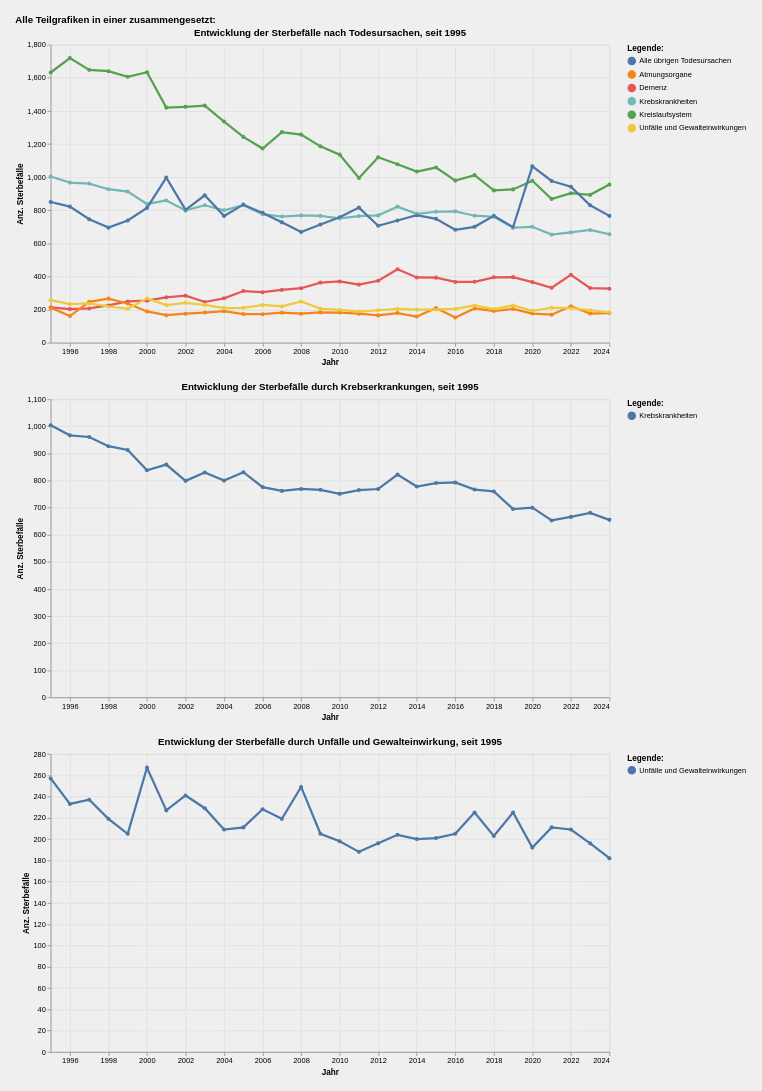

The notebook cell saved with this chart:
### Code cell
# Kombiniere die Grafiken horizontal
top_row = alt.hconcat(grafik1, grafik1)
#combined_chart = alt.vconcat(top_row,grafik3)
combined_chart = alt.vconcat(grafik1, grafik2, grafik3, spacing=20)


# Optional: Füge einen Titel für die gesamte Grafik hinzu
final_chart = combined_chart.properties(
    title="Alle Teilgrafiken in einer zusammengesetzt:    ",  
    background="#efefef",
    padding={"left": 20, "top": 20, "right": 20, "bottom": 20},
    autosize={"type": "fit", "contains": "padding"}
)
#Legenden nicht zusammenfügen
final_chart = final_chart.resolve_scale(
    color='independent',
    shape='independent',
    size='independent'
)

# Zeigen Sie die Grafik an
final_chart

### Figure 1 — Vega-Lite specification as saved in the notebook (floating-point values rounded to 4 significant figures; data arrays with more than 128 entries replaced by an {"elided": "..."} marker saying what was removed)
{"config": {"view": {"continuousWidth": 300, "continuousHeight": 300}}, "vconcat": [{"layer": [{"mark": {"type": "circle"}, "encoding": {"color": {"field": "TodesursacheSpezLang_noDM", "legend": {"orient": "right", "title": "Legende:"}, "type": "nominal"}, "opacity": {"value": 1.3}, "tooltip": [{"field": "StichtagDatJahr", "type": "temporal"}, {"field": "TodesursacheSpezLang_noDM", "type": "nominal"}, {"field": "Sum_AnzSterWir", "type": "quantitative"}], "x": {"axis": {"title": "Jahr"}, "field": "StichtagDatJahr", "type": "temporal"}, "y": {"axis": {"title": "Anz. Sterbefälle"}, "field": "Sum_AnzSterWir", "type": "quantitative"}}, "name": "view_1", "title": "Entwicklung der Sterbefälle nach Todesursachen, seit 1995"}, {"mark": {"type": "line"}, "encoding": {"color": {"field": "TodesursacheSpezLang_noDM", "legend": {"orient": "right", "title": "Legende:"}, "type": "nominal"}, "size": {"condition": {"test": {"not": {"param": "param_1"}}, "value": 1.2}, "value": 3}, "tooltip": [{"field": "StichtagDatJahr", "type": "temporal"}, {"field": "TodesursacheSpezLang_noDM", "type": "nominal"}, {"field": "Sum_AnzSterWir", "type": "quantitative"}], "x": {"axis": {"title": "Jahr"}, "field": "StichtagDatJahr", "type": "temporal"}, "y": {"axis": {"title": "Anz. Sterbefälle"}, "field": "Sum_AnzSterWir", "type": "quantitative"}}, "title": "Entwicklung der Sterbefälle nach Todesursachen, seit 1995"}], "data": {"name": "data-18177f9957f90adc9cf60b59a7e3e0d4"}, "height": 400, "width": 750}, {"layer": [{"mark": {"type": "circle"}, "encoding": {"color": {"field": "TodesursacheSpezLang_noDM", "legend": {"orient": "right", "title": "Legende:"}, "type": "nominal"}, "opacity": {"value": 1.3}, "tooltip": [{"field": "StichtagDatJahr", "type": "temporal"}, {"field": "TodesursacheSpezLang_noDM", "type": "nominal"}, {"field": "Sum_AnzSterWir", "type": "quantitative"}], "x": {"axis": {"title": "Jahr"}, "field": "StichtagDatJahr", "type": "temporal"}, "y": {"axis": {"title": "Anz. Sterbefälle"}, "field": "Sum_AnzSterWir", "type": "quantitative"}}, "name": "view_2", "title": "Entwicklung der Sterbefälle durch Krebserkrankungen, seit 1995"}, {"mark": {"type": "line"}, "encoding": {"color": {"field": "TodesursacheSpezLang_noDM", "legend": {"orient": "right", "title": "Legende:"}, "type": "nominal"}, "size": {"condition": {"test": {"not": {"param": "param_2"}}, "value": 1.2}, "value": 3}, "tooltip": [{"field": "StichtagDatJahr", "type": "temporal"}, {"field": "TodesursacheSpezLang_noDM", "type": "nominal"}, {"field": "Sum_AnzSterWir", "type": "quantitative"}], "x": {"axis": {"title": "Jahr"}, "field": "StichtagDatJahr", "type": "temporal"}, "y": {"axis": {"title": "Anz. Sterbefälle"}, "field": "Sum_AnzSterWir", "type": "quantitative"}}, "title": "Entwicklung der Sterbefälle durch Krebserkrankungen, seit 1995"}], "data": {"name": "data-92f875dd3291c806cbbf77a8eadc82d1"}, "height": 400, "width": 750}, {"layer": [{"mark": {"type": "circle"}, "encoding": {"color": {"field": "TodesursacheSpezLang_noDM", "legend": {"orient": "right", "title": "Legende:"}, "type": "nominal"}, "opacity": {"value": 1.3}, "tooltip": [{"field": "StichtagDatJahr", "type": "temporal"}, {"field": "TodesursacheSpezLang_noDM", "type": "nominal"}, {"field": "Sum_AnzSterWir", "type": "quantitative"}], "x": {"axis": {"title": "Jahr"}, "field": "StichtagDatJahr", "type": "temporal"}, "y": {"axis": {"title": "Anz. Sterbefälle"}, "field": "Sum_AnzSterWir", "type": "quantitative"}}, "name": "view_3", "title": "Entwicklung der Sterbefälle durch Unfälle und Gewalteinwirkung, seit 1995"}, {"mark": {"type": "line"}, "encoding": {"color": {"field": "TodesursacheSpezLang_noDM", "legend": {"orient": "right", "title": "Legende:"}, "type": "nominal"}, "size": {"condition": {"test": {"not": {"param": "param_3"}}, "value": 1.2}, "value": 3}, "tooltip": [{"field": "StichtagDatJahr", "type": "temporal"}, {"field": "TodesursacheSpezLang_noDM", "type": "nominal"}, {"field": "Sum_AnzSterWir", "type": "quantitative"}], "x": {"axis": {"title": "Jahr"}, "field": "StichtagDatJahr", "type": "temporal"}, "y": {"axis": {"title": "Anz. Sterbefälle"}, "field": "Sum_AnzSterWir", "type": "quantitative"}}, "title": "Entwicklung der Sterbefälle durch Unfälle und Gewalteinwirkung, seit 1995"}], "data": {"name": "data-30fd0b7c642397ebaeb0db0a376d3f26"}, "height": 400, "width": 750}], "autosize": {"type": "fit", "contains": "padding"}, "background": "#efefef", "padding": {"left": 20, "top": 20, "right": 20, "bottom": 20}, "params": [{"name": "param_1", "select": {"type": "point", "fields": ["TodesursacheSpezLang_noDM:N"], "nearest": true, "on": "pointerover"}, "views": ["view_1"]}, {"name": "param_2", "select": {"type": "point", "fields": ["TodesursacheSpezLang_noDM:N"], "nearest": true, "on": "pointerover"}, "views": ["view_2"]}, {"name": "param_3", "select": {"type": "point", "fields": ["TodesursacheSpezLang_noDM:N"], "nearest": true, "on": "pointerover"}, "views": ["view_3"]}], "resolve": {"scale": {"color": "independent", "shape": "independent", "size": "independent"}}, "spacing": 20, "title": "Alle Teilgrafiken in einer zusammengesetzt:    ", "$schema": "https://vega.github.io/schema/vega-lite/v5.8.0.json", "datasets": {"data-18177f9957f90adc9cf60b59a7e3e0d4": {"elided": "180 records"}, "data-92f875dd3291c806cbbf77a8eadc82d1": [{"StichtagDatJahr": "1995-01-01T00:00:00", "Jahr_nbr": 1995, "TodesursacheSpezSort_noDM": 200, "TodesursacheSpezCd_noDM": 200, "TodesursacheSpezLang_noDM": "Krebskrankheiten", "Sum_AnzSterWir": 1004}, {"StichtagDatJahr": "1997-01-01T00:00:00", "Jahr_nbr": 1997, "TodesursacheSpezSort_noDM": 200, "TodesursacheSpezCd_noDM": 200, "TodesursacheSpezLang_noDM": "Krebskrankheiten", "Sum_AnzSterWir": 961}, {"StichtagDatJahr": "2009-01-01T00:00:00", "Jahr_nbr": 2009, "TodesursacheSpezSort_noDM": 200, "TodesursacheSpezCd_noDM": 200, "TodesursacheSpezLang_noDM": "Krebskrankheiten", "Sum_AnzSterWir": 766}, {"StichtagDatJahr": "2010-01-01T00:00:00", "Jahr_nbr": 2010, "TodesursacheSpezSort_noDM": 200, "TodesursacheSpezCd_noDM": 200, "TodesursacheSpezLang_noDM": "Krebskrankheiten", "Sum_AnzSterWir": 751}, {"StichtagDatJahr": "1996-01-01T00:00:00", "Jahr_nbr": 1996, "TodesursacheSpezSort_noDM": 200, "TodesursacheSpezCd_noDM": 200, "TodesursacheSpezLang_noDM": "Krebskrankheiten", "Sum_AnzSterWir": 967}, {"StichtagDatJahr": "2019-01-01T00:00:00", "Jahr_nbr": 2019, "TodesursacheSpezSort_noDM": 200, "TodesursacheSpezCd_noDM": 200, "TodesursacheSpezLang_noDM": "Krebskrankheiten", "Sum_AnzSterWir": 695}, {"StichtagDatJahr": "2012-01-01T00:00:00", "Jahr_nbr": 2012, "TodesursacheSpezSort_noDM": 200, "TodesursacheSpezCd_noDM": 200, "TodesursacheSpezLang_noDM": "Krebskrankheiten", "Sum_AnzSterWir": 769}, {"StichtagDatJahr": "2020-01-01T00:00:00", "Jahr_nbr": 2020, "TodesursacheSpezSort_noDM": 200, "TodesursacheSpezCd_noDM": 200, "TodesursacheSpezLang_noDM": "Krebskrankheiten", "Sum_AnzSterWir": 700}, {"StichtagDatJahr": "2022-01-01T00:00:00", "Jahr_nbr": 2022, "TodesursacheSpezSort_noDM": 200, "TodesursacheSpezCd_noDM": 200, "TodesursacheSpezLang_noDM": "Krebskrankheiten", "Sum_AnzSterWir": 666}, {"StichtagDatJahr": "2002-01-01T00:00:00", "Jahr_nbr": 2002, "TodesursacheSpezSort_noDM": 200, "TodesursacheSpezCd_noDM": 200, "TodesursacheSpezLang_noDM": "Krebskrankheiten", "Sum_AnzSterWir": 799}, {"StichtagDatJahr": "2011-01-01T00:00:00", "Jahr_nbr": 2011, "TodesursacheSpezSort_noDM": 200, "TodesursacheSpezCd_noDM": 200, "TodesursacheSpezLang_noDM": "Krebskrankheiten", "Sum_AnzSterWir": 765}, {"StichtagDatJahr": "2004-01-01T00:00:00", "Jahr_nbr": 2004, "TodesursacheSpezSort_noDM": 200, "TodesursacheSpezCd_noDM": 200, "TodesursacheSpezLang_noDM": "Krebskrankheiten", "Sum_AnzSterWir": 800}, {"StichtagDatJahr": "2023-01-01T00:00:00", "Jahr_nbr": 2023, "TodesursacheSpezSort_noDM": 200, "TodesursacheSpezCd_noDM": 200, "TodesursacheSpezLang_noDM": "Krebskrankheiten", "Sum_AnzSterWir": 681}, {"StichtagDatJahr": "2005-01-01T00:00:00", "Jahr_nbr": 2005, "TodesursacheSpezSort_noDM": 200, "TodesursacheSpezCd_noDM": 200, "TodesursacheSpezLang_noDM": "Krebskrankheiten", "Sum_AnzSterWir": 831}, {"StichtagDatJahr": "2008-01-01T00:00:00", "Jahr_nbr": 2008, "TodesursacheSpezSort_noDM": 200, "TodesursacheSpezCd_noDM": 200, "TodesursacheSpezLang_noDM": "Krebskrankheiten", "Sum_AnzSterWir": 769}, {"StichtagDatJahr": "1998-01-01T00:00:00", "Jahr_nbr": 1998, "TodesursacheSpezSort_noDM": 200, "TodesursacheSpezCd_noDM": 200, "TodesursacheSpezLang_noDM": "Krebskrankheiten", "Sum_AnzSterWir": 927}, {"StichtagDatJahr": "2001-01-01T00:00:00", "Jahr_nbr": 2001, "TodesursacheSpezSort_noDM": 200, "TodesursacheSpezCd_noDM": 200, "TodesursacheSpezLang_noDM": "Krebskrankheiten", "Sum_AnzSterWir": 859}, {"StichtagDatJahr": "2007-01-01T00:00:00", "Jahr_nbr": 2007, "TodesursacheSpezSort_noDM": 200, "TodesursacheSpezCd_noDM": 200, "TodesursacheSpezLang_noDM": "Krebskrankheiten", "Sum_AnzSterWir": 762}, {"StichtagDatJahr": "2014-01-01T00:00:00", "Jahr_nbr": 2014, "TodesursacheSpezSort_noDM": 200, "TodesursacheSpezCd_noDM": 200, "TodesursacheSpezLang_noDM": "Krebskrankheiten", "Sum_AnzSterWir": 778}, {"StichtagDatJahr": "2016-01-01T00:00:00", "Jahr_nbr": 2016, "TodesursacheSpezSort_noDM": 200, "TodesursacheSpezCd_noDM": 200, "TodesursacheSpezLang_noDM": "Krebskrankheiten", "Sum_AnzSterWir": 793}, {"StichtagDatJahr": "2024-01-01T00:00:00", "Jahr_nbr": 2024, "TodesursacheSpezSort_noDM": 200, "TodesursacheSpezCd_noDM": 200, "TodesursacheSpezLang_noDM": "Krebskrankheiten", "Sum_AnzSterWir": 655}, {"StichtagDatJahr": "1999-01-01T00:00:00", "Jahr_nbr": 1999, "TodesursacheSpezSort_noDM": 200, "TodesursacheSpezCd_noDM": 200, "TodesursacheSpezLang_noDM": "Krebskrankheiten", "Sum_AnzSterWir": 913}, {"StichtagDatJahr": "2017-01-01T00:00:00", "Jahr_nbr": 2017, "TodesursacheSpezSort_noDM": 200, "TodesursacheSpezCd_noDM": 200, "TodesursacheSpezLang_noDM": "Krebskrankheiten", "Sum_AnzSterWir": 767}, {"StichtagDatJahr": "2006-01-01T00:00:00", "Jahr_nbr": 2006, "TodesursacheSpezSort_noDM": 200, "TodesursacheSpezCd_noDM": 200, "TodesursacheSpezLang_noDM": "Krebskrankheiten", "Sum_AnzSterWir": 776}, {"StichtagDatJahr": "2018-01-01T00:00:00", "Jahr_nbr": 2018, "TodesursacheSpezSort_noDM": 200, "TodesursacheSpezCd_noDM": 200, "TodesursacheSpezLang_noDM": "Krebskrankheiten", "Sum_AnzSterWir": 760}, {"StichtagDatJahr": "2021-01-01T00:00:00", "Jahr_nbr": 2021, "TodesursacheSpezSort_noDM": 200, "TodesursacheSpezCd_noDM": 200, "TodesursacheSpezLang_noDM": "Krebskrankheiten", "Sum_AnzSterWir": 653}, {"StichtagDatJahr": "2015-01-01T00:00:00", "Jahr_nbr": 2015, "TodesursacheSpezSort_noDM": 200, "TodesursacheSpezCd_noDM": 200, "TodesursacheSpezLang_noDM": "Krebskrankheiten", "Sum_AnzSterWir": 791}, {"StichtagDatJahr": "2000-01-01T00:00:00", "Jahr_nbr": 2000, "TodesursacheSpezSort_noDM": 200, "TodesursacheSpezCd_noDM": 200, "TodesursacheSpezLang_noDM": "Krebskrankheiten", "Sum_AnzSterWir": 838}, {"StichtagDatJahr": "2013-01-01T00:00:00", "Jahr_nbr": 2013, "TodesursacheSpezSort_noDM": 200, "TodesursacheSpezCd_noDM": 200, "TodesursacheSpezLang_noDM": "Krebskrankheiten", "Sum_AnzSterWir": 822}, {"StichtagDatJahr": "2003-01-01T00:00:00", "Jahr_nbr": 2003, "TodesursacheSpezSort_noDM": 200, "TodesursacheSpezCd_noDM": 200, "TodesursacheSpezLang_noDM": "Krebskrankheiten", "Sum_AnzSterWir": 830}], "data-30fd0b7c642397ebaeb0db0a376d3f26": [{"StichtagDatJahr": "2000-01-01T00:00:00", "Jahr_nbr": 2000, "TodesursacheSpezSort_noDM": 1100, "TodesursacheSpezCd_noDM": 1100, "TodesursacheSpezLang_noDM": "Unfälle und Gewalteinwirkungen", "Sum_AnzSterWir": 267}, {"StichtagDatJahr": "2003-01-01T00:00:00", "Jahr_nbr": 2003, "TodesursacheSpezSort_noDM": 1100, "TodesursacheSpezCd_noDM": 1100, "TodesursacheSpezLang_noDM": "Unfälle und Gewalteinwirkungen", "Sum_AnzSterWir": 229}, {"StichtagDatJahr": "2004-01-01T00:00:00", "Jahr_nbr": 2004, "TodesursacheSpezSort_noDM": 1100, "TodesursacheSpezCd_noDM": 1100, "TodesursacheSpezLang_noDM": "Unfälle und Gewalteinwirkungen", "Sum_AnzSterWir": 209}, {"StichtagDatJahr": "2005-01-01T00:00:00", "Jahr_nbr": 2005, "TodesursacheSpezSort_noDM": 1100, "TodesursacheSpezCd_noDM": 1100, "TodesursacheSpezLang_noDM": "Unfälle und Gewalteinwirkungen", "Sum_AnzSterWir": 211}, {"StichtagDatJahr": "2014-01-01T00:00:00", "Jahr_nbr": 2014, "TodesursacheSpezSort_noDM": 1100, "TodesursacheSpezCd_noDM": 1100, "TodesursacheSpezLang_noDM": "Unfälle und Gewalteinwirkungen", "Sum_AnzSterWir": 200}, {"StichtagDatJahr": "2006-01-01T00:00:00", "Jahr_nbr": 2006, "TodesursacheSpezSort_noDM": 1100, "TodesursacheSpezCd_noDM": 1100, "TodesursacheSpezLang_noDM": "Unfälle und Gewalteinwirkungen", "Sum_AnzSterWir": 228}, {"StichtagDatJahr": "2007-01-01T00:00:00", "Jahr_nbr": 2007, "TodesursacheSpezSort_noDM": 1100, "TodesursacheSpezCd_noDM": 1100, "TodesursacheSpezLang_noDM": "Unfälle und Gewalteinwirkungen", "Sum_AnzSterWir": 219}, {"StichtagDatJahr": "2016-01-01T00:00:00", "Jahr_nbr": 2016, "TodesursacheSpezSort_noDM": 1100, "TodesursacheSpezCd_noDM": 1100, "TodesursacheSpezLang_noDM": "Unfälle und Gewalteinwirkungen", "Sum_AnzSterWir": 205}, {"StichtagDatJahr": "2021-01-01T00:00:00", "Jahr_nbr": 2021, "TodesursacheSpezSort_noDM": 1100, "TodesursacheSpezCd_noDM": 1100, "TodesursacheSpezLang_noDM": "Unfälle und Gewalteinwirkungen", "Sum_AnzSterWir": 211}, {"StichtagDatJahr": "2013-01-01T00:00:00", "Jahr_nbr": 2013, "TodesursacheSpezSort_noDM": 1100, "TodesursacheSpezCd_noDM": 1100, "TodesursacheSpezLang_noDM": "Unfälle und Gewalteinwirkungen", "Sum_AnzSterWir": 204}, {"StichtagDatJahr": "2008-01-01T00:00:00", "Jahr_nbr": 2008, "TodesursacheSpezSort_noDM": 1100, "TodesursacheSpezCd_noDM": 1100, "TodesursacheSpezLang_noDM": "Unfälle und Gewalteinwirkungen", "Sum_AnzSterWir": 249}, {"StichtagDatJahr": "2012-01-01T00:00:00", "Jahr_nbr": 2012, "TodesursacheSpezSort_noDM": 1100, "TodesursacheSpezCd_noDM": 1100, "TodesursacheSpezLang_noDM": "Unfälle und Gewalteinwirkungen", "Sum_AnzSterWir": 196}, {"StichtagDatJahr": "2009-01-01T00:00:00", "Jahr_nbr": 2009, "TodesursacheSpezSort_noDM": 1100, "TodesursacheSpezCd_noDM": 1100, "TodesursacheSpezLang_noDM": "Unfälle und Gewalteinwirkungen", "Sum_AnzSterWir": 205}, {"StichtagDatJahr": "2024-01-01T00:00:00", "Jahr_nbr": 2024, "TodesursacheSpezSort_noDM": 1100, "TodesursacheSpezCd_noDM": 1100, "TodesursacheSpezLang_noDM": "Unfälle und Gewalteinwirkungen", "Sum_AnzSterWir": 182}, {"StichtagDatJahr": "2010-01-01T00:00:00", "Jahr_nbr": 2010, "TodesursacheSpezSort_noDM": 1100, "TodesursacheSpezCd_noDM": 1100, "TodesursacheSpezLang_noDM": "Unfälle und Gewalteinwirkungen", "Sum_AnzSterWir": 198}, {"StichtagDatJahr": "2001-01-01T00:00:00", "Jahr_nbr": 2001, "TodesursacheSpezSort_noDM": 1100, "TodesursacheSpezCd_noDM": 1100, "TodesursacheSpezLang_noDM": "Unfälle und Gewalteinwirkungen", "Sum_AnzSterWir": 227}, {"StichtagDatJahr": "2002-01-01T00:00:00", "Jahr_nbr": 2002, "TodesursacheSpezSort_noDM": 1100, "TodesursacheSpezCd_noDM": 1100, "TodesursacheSpezLang_noDM": "Unfälle und Gewalteinwirkungen", "Sum_AnzSterWir": 241}, {"StichtagDatJahr": "1997-01-01T00:00:00", "Jahr_nbr": 1997, "TodesursacheSpezSort_noDM": 1100, "TodesursacheSpezCd_noDM": 1100, "TodesursacheSpezLang_noDM": "Unfälle und Gewalteinwirkungen", "Sum_AnzSterWir": 237}, {"StichtagDatJahr": "1999-01-01T00:00:00", "Jahr_nbr": 1999, "TodesursacheSpezSort_noDM": 1100, "TodesursacheSpezCd_noDM": 1100, "TodesursacheSpezLang_noDM": "Unfälle und Gewalteinwirkungen", "Sum_AnzSterWir": 205}, {"StichtagDatJahr": "1995-01-01T00:00:00", "Jahr_nbr": 1995, "TodesursacheSpezSort_noDM": 1100, "TodesursacheSpezCd_noDM": 1100, "TodesursacheSpezLang_noDM": "Unfälle und Gewalteinwirkungen", "Sum_AnzSterWir": 257}, {"StichtagDatJahr": "2020-01-01T00:00:00", "Jahr_nbr": 2020, "TodesursacheSpezSort_noDM": 1100, "TodesursacheSpezCd_noDM": 1100, "TodesursacheSpezLang_noDM": "Unfälle und Gewalteinwirkungen", "Sum_AnzSterWir": 192}, {"StichtagDatJahr": "2019-01-01T00:00:00", "Jahr_nbr": 2019, "TodesursacheSpezSort_noDM": 1100, "TodesursacheSpezCd_noDM": 1100, "TodesursacheSpezLang_noDM": "Unfälle und Gewalteinwirkungen", "Sum_AnzSterWir": 225}, {"StichtagDatJahr": "1996-01-01T00:00:00", "Jahr_nbr": 1996, "TodesursacheSpezSort_noDM": 1100, "TodesursacheSpezCd_noDM": 1100, "TodesursacheSpezLang_noDM": "Unfälle und Gewalteinwirkungen", "Sum_AnzSterWir": 233}, {"StichtagDatJahr": "2018-01-01T00:00:00", "Jahr_nbr": 2018, "TodesursacheSpezSort_noDM": 1100, "TodesursacheSpezCd_noDM": 1100, "TodesursacheSpezLang_noDM": "Unfälle und Gewalteinwirkungen", "Sum_AnzSterWir": 203}, {"StichtagDatJahr": "2023-01-01T00:00:00", "Jahr_nbr": 2023, "TodesursacheSpezSort_noDM": 1100, "TodesursacheSpezCd_noDM": 1100, "TodesursacheSpezLang_noDM": "Unfälle und Gewalteinwirkungen", "Sum_AnzSterWir": 196}, {"StichtagDatJahr": "1998-01-01T00:00:00", "Jahr_nbr": 1998, "TodesursacheSpezSort_noDM": 1100, "TodesursacheSpezCd_noDM": 1100, "TodesursacheSpezLang_noDM": "Unfälle und Gewalteinwirkungen", "Sum_AnzSterWir": 219}, {"StichtagDatJahr": "2011-01-01T00:00:00", "Jahr_nbr": 2011, "TodesursacheSpezSort_noDM": 1100, "TodesursacheSpezCd_noDM": 1100, "TodesursacheSpezLang_noDM": "Unfälle und Gewalteinwirkungen", "Sum_AnzSterWir": 188}, {"StichtagDatJahr": "2017-01-01T00:00:00", "Jahr_nbr": 2017, "TodesursacheSpezSort_noDM": 1100, "TodesursacheSpezCd_noDM": 1100, "TodesursacheSpezLang_noDM": "Unfälle und Gewalteinwirkungen", "Sum_AnzSterWir": 225}, {"StichtagDatJahr": "2015-01-01T00:00:00", "Jahr_nbr": 2015, "TodesursacheSpezSort_noDM": 1100, "TodesursacheSpezCd_noDM": 1100, "TodesursacheSpezLang_noDM": "Unfälle und Gewalteinwirkungen", "Sum_AnzSterWir": 201}, {"StichtagDatJahr": "2022-01-01T00:00:00", "Jahr_nbr": 2022, "TodesursacheSpezSort_noDM": 1100, "TodesursacheSpezCd_noDM": 1100, "TodesursacheSpezLang_noDM": "Unfälle und Gewalteinwirkungen", "Sum_AnzSterWir": 209}]}}
